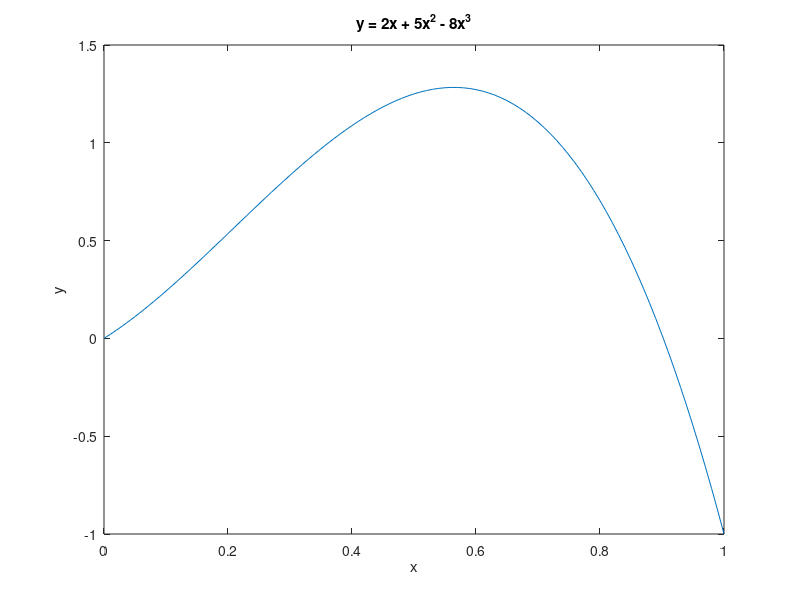

Here is the MATLAB script that generated this plot:
x = 0:0.01:1
y = 2.*x + 5.*x.^2 - 8.*x.^3


% % Plotting code provided for convenience. Uncomment when ready. 
plot(x,y); xlabel('x'); ylabel('y'); title('y = 2x + 5x^2 - 8x^3')